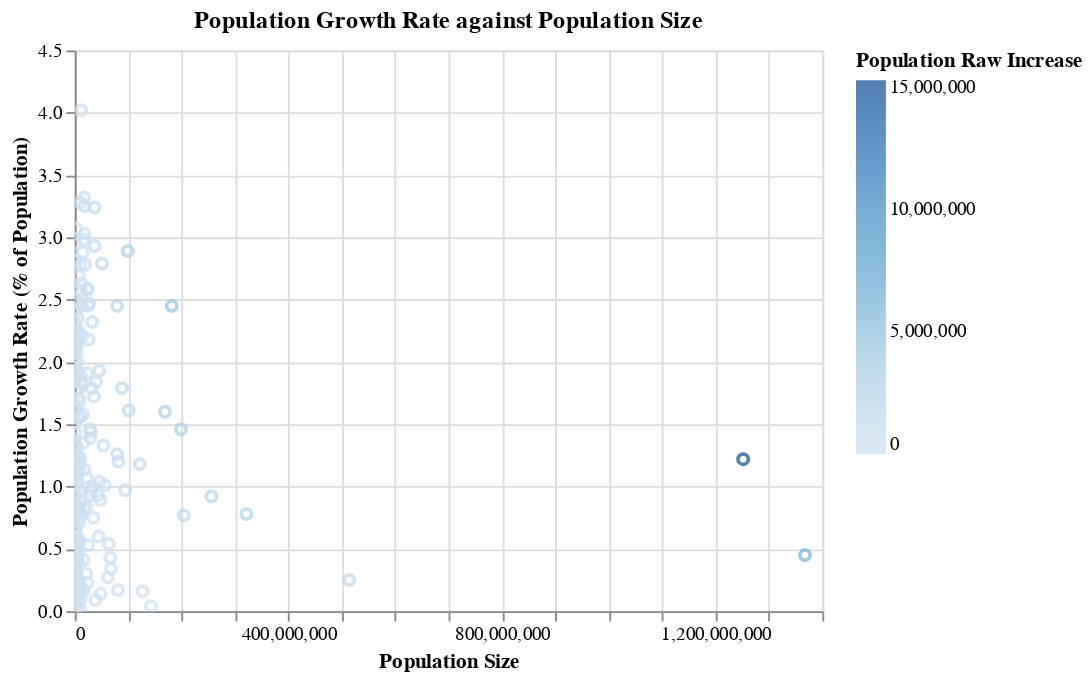

The notebook cell this image was saved under:
### Markdown cell above
The DataFrame above shows the top 10 countries in terms of population raw increase, which is written in scientific notation. Notably, while most of the values have an exponent of 6, India's has an exponent of 7. This means that its population raw increase is a whole order of magnitude higher than that of the other countries.

We can communicate this result better by graphing population growth against population size, with population raw increase as a continuous grouping variable.

### Code cell
#| code-fold: true
(
    alt.Chart(pop_increase)
    .mark_point()
    .encode(
        x = alt.X("population:Q", title = "Population Size"),
        y = alt.Y("population_growth:Q", title = "Population Growth Rate (% of Population)"),
        color = alt.Color("population_raw_increase:Q", title = "Population Raw Increase"),
        tooltip = [
            "name",
            "population",
            "population_growth",
            "population_raw_increase",
        ]
    )
    .properties(title = "Population Growth Rate against Population Size")
    .interactive()
)

### Figure 1 — Vega-Lite specification as saved in the notebook (floating-point values rounded to 4 significant figures; data arrays with more than 128 entries replaced by an {"elided": "..."} marker saying what was removed)
{"config": {"view": {"continuousWidth": 400, "continuousHeight": 300}}, "data": {"name": "data-3d41d6b487b0e2bcc651d80ca1f856cb"}, "mark": "point", "encoding": {"color": {"type": "quantitative", "field": "population_raw_increase", "title": "Population Raw Increase"}, "tooltip": [{"type": "nominal", "field": "name"}, {"type": "quantitative", "field": "population"}, {"type": "quantitative", "field": "population_growth"}, {"type": "quantitative", "field": "population_raw_increase"}], "x": {"type": "quantitative", "field": "population", "title": "Population Size"}, "y": {"type": "quantitative", "field": "population_growth", "title": "Population Growth Rate (% of Population)"}}, "selection": {"selector001": {"type": "interval", "bind": "scales", "encodings": ["x", "y"]}}, "title": "Population Growth Rate against Population Size", "$schema": "https://vega.github.io/schema/vega-lite/v4.8.1.json", "datasets": {"data-3d41d6b487b0e2bcc651d80ca1f856cb": {"elided": "259 records"}}}
